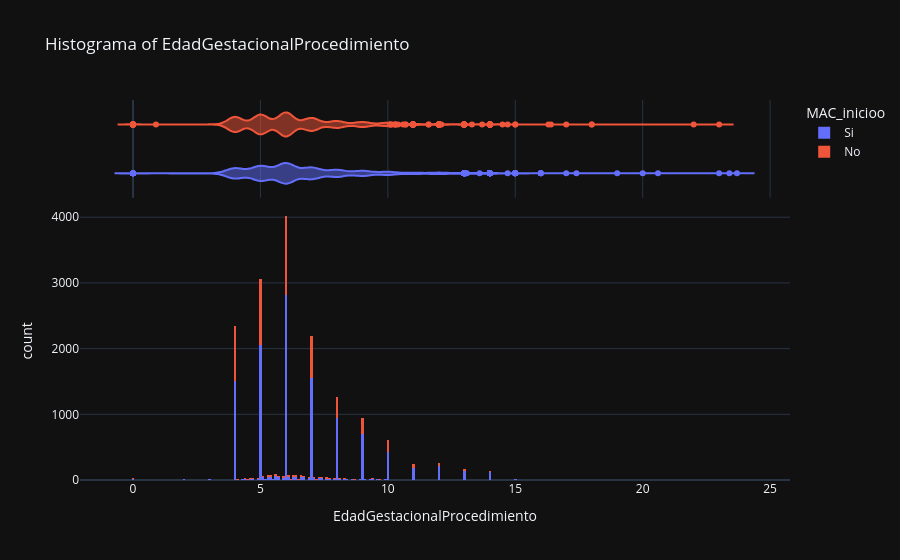
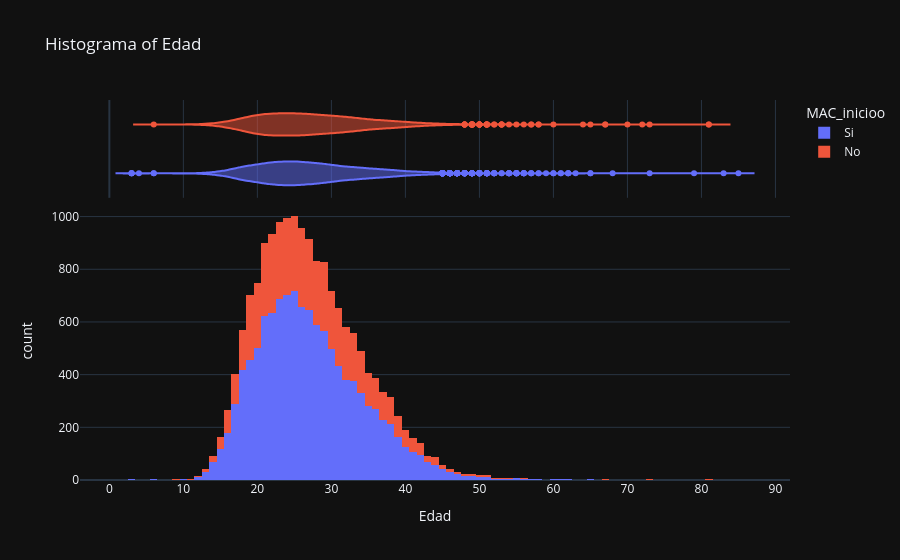
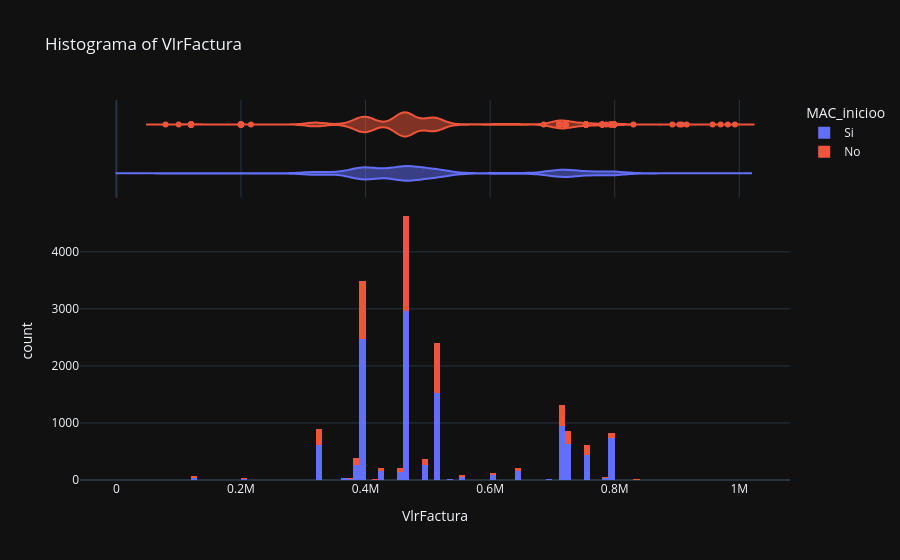

Notebook code for these charts, in order:
### Code cell
columns = ['EdadGestacionalProcedimiento','Edad','VlrFactura']

for column in columns:
    fig = px.histogram(df_mac,column,color='MAC_inicioo', title=f'Histograma of {column}', marginal= 'violin')
    fig.show()

### Figure 1 — Plotly figure (JSON) as saved in the notebook; plotly's stock layout.template omitted (floating-point values rounded to 4 significant figures; data arrays with more than 128 entries replaced by an {"elided": "..."} marker saying what was removed)
{"data": [{"bingroup": "x", "hovertemplate": "MAC_inicioo=Si<br>EdadGestacionalProcedimiento=%{x}<br>count=%{y}<extra></extra>", "legendgroup": "Si", "marker": {"color": "#636efa", "pattern": {"shape": ""}}, "name": "Si", "orientation": "v", "showlegend": true, "type": "histogram", "x": {"elided": "11723 float values"}, "xaxis": "x", "yaxis": "y"}, {"hovertemplate": "MAC_inicioo=Si<br>EdadGestacionalProcedimiento=%{x}<extra></extra>", "legendgroup": "Si", "marker": {"color": "#636efa"}, "name": "Si", "scalegroup": "x", "showlegend": false, "type": "violin", "x": {"elided": "11723 float values"}, "xaxis": "x2", "yaxis": "y2"}, {"bingroup": "x", "hovertemplate": "MAC_inicioo=No<br>EdadGestacionalProcedimiento=%{x}<br>count=%{y}<extra></extra>", "legendgroup": "No", "marker": {"color": "#EF553B", "pattern": {"shape": ""}}, "name": "No", "orientation": "v", "showlegend": true, "type": "histogram", "x": {"elided": "5266 float values"}, "xaxis": "x", "yaxis": "y"}, {"hovertemplate": "MAC_inicioo=No<br>EdadGestacionalProcedimiento=%{x}<extra></extra>", "legendgroup": "No", "marker": {"color": "#EF553B"}, "name": "No", "scalegroup": "x", "showlegend": false, "type": "violin", "x": {"elided": "5266 float values"}, "xaxis": "x2", "yaxis": "y2"}], "layout": {"barmode": "relative", "legend": {"title": {"text": "MAC_inicioo"}, "tracegroupgap": 0}, "title": {"text": "Histograma of EdadGestacionalProcedimiento"}, "xaxis": {"anchor": "y", "domain": [0, 1], "title": {"text": "EdadGestacionalProcedimiento"}}, "xaxis2": {"anchor": "y2", "domain": [0, 1], "matches": "x", "showgrid": true, "showticklabels": false}, "yaxis": {"anchor": "x", "domain": [0, 0.7326], "title": {"text": "count"}}, "yaxis2": {"anchor": "x2", "domain": [0.7426, 1], "matches": "y2", "showgrid": false, "showline": false, "showticklabels": false, "ticks": ""}}}

### Figure 2 — Plotly figure (JSON) as saved in the notebook; plotly's stock layout.template omitted (floating-point values rounded to 4 significant figures; data arrays with more than 128 entries replaced by an {"elided": "..."} marker saying what was removed)
{"data": [{"bingroup": "x", "hovertemplate": "MAC_inicioo=Si<br>Edad=%{x}<br>count=%{y}<extra></extra>", "legendgroup": "Si", "marker": {"color": "#636efa", "pattern": {"shape": ""}}, "name": "Si", "orientation": "v", "showlegend": true, "type": "histogram", "x": {"elided": "11723 float values"}, "xaxis": "x", "yaxis": "y"}, {"hovertemplate": "MAC_inicioo=Si<br>Edad=%{x}<extra></extra>", "legendgroup": "Si", "marker": {"color": "#636efa"}, "name": "Si", "scalegroup": "x", "showlegend": false, "type": "violin", "x": {"elided": "11723 float values"}, "xaxis": "x2", "yaxis": "y2"}, {"bingroup": "x", "hovertemplate": "MAC_inicioo=No<br>Edad=%{x}<br>count=%{y}<extra></extra>", "legendgroup": "No", "marker": {"color": "#EF553B", "pattern": {"shape": ""}}, "name": "No", "orientation": "v", "showlegend": true, "type": "histogram", "x": {"elided": "5266 float values"}, "xaxis": "x", "yaxis": "y"}, {"hovertemplate": "MAC_inicioo=No<br>Edad=%{x}<extra></extra>", "legendgroup": "No", "marker": {"color": "#EF553B"}, "name": "No", "scalegroup": "x", "showlegend": false, "type": "violin", "x": {"elided": "5266 float values"}, "xaxis": "x2", "yaxis": "y2"}], "layout": {"barmode": "relative", "legend": {"title": {"text": "MAC_inicioo"}, "tracegroupgap": 0}, "title": {"text": "Histograma of Edad"}, "xaxis": {"anchor": "y", "domain": [0, 1], "title": {"text": "Edad"}}, "xaxis2": {"anchor": "y2", "domain": [0, 1], "matches": "x", "showgrid": true, "showticklabels": false}, "yaxis": {"anchor": "x", "domain": [0, 0.7326], "title": {"text": "count"}}, "yaxis2": {"anchor": "x2", "domain": [0.7426, 1], "matches": "y2", "showgrid": false, "showline": false, "showticklabels": false, "ticks": ""}}}

### Figure 3 — Plotly figure (JSON) as saved in the notebook; plotly's stock layout.template omitted (floating-point values rounded to 4 significant figures; data arrays with more than 128 entries replaced by an {"elided": "..."} marker saying what was removed)
{"data": [{"bingroup": "x", "hovertemplate": "MAC_inicioo=Si<br>VlrFactura=%{x}<br>count=%{y}<extra></extra>", "legendgroup": "Si", "marker": {"color": "#636efa", "pattern": {"shape": ""}}, "name": "Si", "orientation": "v", "showlegend": true, "type": "histogram", "x": {"elided": "11723 float values"}, "xaxis": "x", "yaxis": "y"}, {"hovertemplate": "MAC_inicioo=Si<br>VlrFactura=%{x}<extra></extra>", "legendgroup": "Si", "marker": {"color": "#636efa"}, "name": "Si", "scalegroup": "x", "showlegend": false, "type": "violin", "x": {"elided": "11723 float values"}, "xaxis": "x2", "yaxis": "y2"}, {"bingroup": "x", "hovertemplate": "MAC_inicioo=No<br>VlrFactura=%{x}<br>count=%{y}<extra></extra>", "legendgroup": "No", "marker": {"color": "#EF553B", "pattern": {"shape": ""}}, "name": "No", "orientation": "v", "showlegend": true, "type": "histogram", "x": {"elided": "5266 float values"}, "xaxis": "x", "yaxis": "y"}, {"hovertemplate": "MAC_inicioo=No<br>VlrFactura=%{x}<extra></extra>", "legendgroup": "No", "marker": {"color": "#EF553B"}, "name": "No", "scalegroup": "x", "showlegend": false, "type": "violin", "x": {"elided": "5266 float values"}, "xaxis": "x2", "yaxis": "y2"}], "layout": {"barmode": "relative", "legend": {"title": {"text": "MAC_inicioo"}, "tracegroupgap": 0}, "title": {"text": "Histograma of VlrFactura"}, "xaxis": {"anchor": "y", "domain": [0, 1], "title": {"text": "VlrFactura"}}, "xaxis2": {"anchor": "y2", "domain": [0, 1], "matches": "x", "showgrid": true, "showticklabels": false}, "yaxis": {"anchor": "x", "domain": [0, 0.7326], "title": {"text": "count"}}, "yaxis2": {"anchor": "x2", "domain": [0.7426, 1], "matches": "y2", "showgrid": false, "showline": false, "showticklabels": false, "ticks": ""}}}
